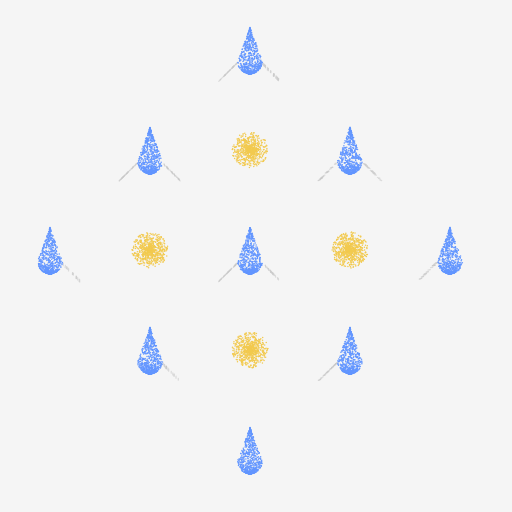
Frame 1 (no input)
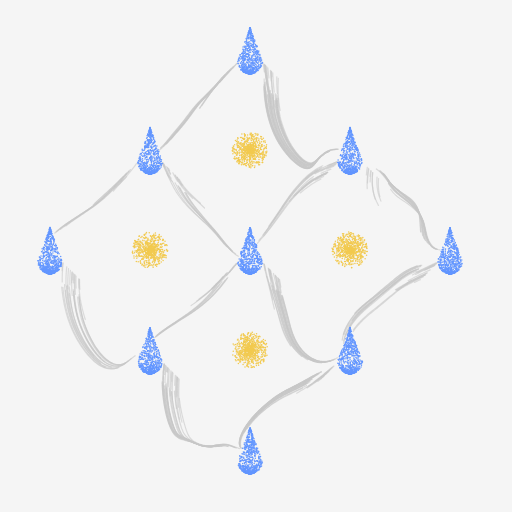
Frame 60 (no input)
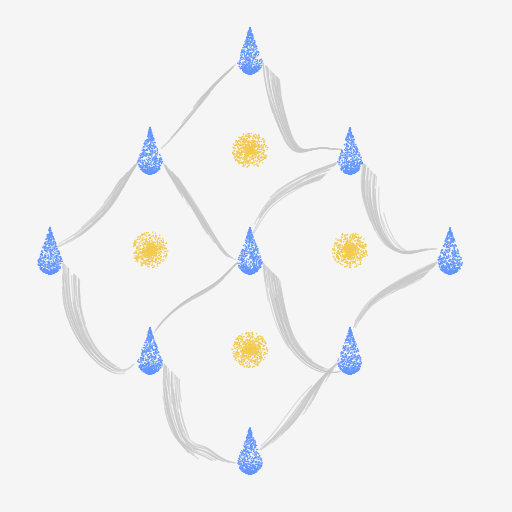
Frame 120 (the mouse pressed at the canvas centre since frame 60)

The p5.js sketch that drew these frames (run headless with seeded random() and noise() and a simulated clock; from frame 60 on, the mouse is pressed at the canvas centre):

// p5.js sketch
// ── sketch.js
/* DM3008 Generative Art, Template by Ashley Hi 2026
* Week 5 - Randomness & Noise
* Assignment - Jocelyn Eddy

* For this task, I combined two effects, the perlin noise flowfield and the biased noise shapes.
* My main inspiration for this piece was medieval blackwork embroidery, particularly the trellis pattern designs. 
* I wanted to create a contemporary version of this traditional style. Therefore I opted for vivid colours; choosing the complimentary shades yellow and blue so it felt unified as the colours balenced each other out.
* Therefore I chose the flowfield to be a pale shade of grey so it didn't contrast the shapes or draw the viewers attention away from them. 
* For the teardrop shape, the biased noise was directed towards the top and the bottom centre, this way the teardrops mimicked nature and created the effect of gravity. As it pulled the viewers eye down each of the shapes, moving from top to bottom.
* Wheras for the circles, the bias was directed towardxs the centre, so that the edges were less concentrated. Creating more visual interest. 
* 
* 
* Blackwork inspiration: https://theinevitablescadian.home.blog/2021/02/15/february-blackwork/
*/

let noiseScale = 0.005;
let particles = [];
let numParticles = 400;
let trailLength = 50;

const drops = [
  [250, 50],
  [150, 150],
  [350, 150],
  [50, 250],
  [250, 250],
  [450, 250],
  [150, 350],
  [350, 350],
  [250, 450]
  // This determines where the tear drops are positioned in the canvas. So that the flowfield knows which x and y coordinates to move between.
];

const connections = [
  [0, 1], [0, 2],
  [1, 3], [1, 4],
  [2, 4], [2, 5],
  [3, 6],
  [4, 6], [4, 7],
  [5, 7],
  [6, 8], [7, 8]
  // This determines where the flowfield travels. In this case, it only moves between the teardrops. Effectively ceating a trellis pattern. 
];

function setup() {
  createCanvas(512, 512);
  // Sets the background to a square.
  frameRate(20);
  // Sets the frame rate to 20 frames per second, this ensues the perlin noise moves at a slow pace and its movements are visible smoothly.
  noFill();

  for (let i = 0; i < numParticles; i++) {
    particles.push(createCorridorParticle());
  }
  // 
}

function draw() {
  background(245, 245, 245);
  // The background is a very pale shade of grey so that it doesn't distract from any of the elements on the canvas. 

  stroke(200, 150);
  // The colour is a deeper shade of grey but still not too dark. This way it enables the user to focus on the movement of the flowfeield rather than a jarring contrast. 
  strokeWeight(1.2);
  // The flowfield lines are set to a thin shape, so that teh connections between the shapes feel delicate and aren't overpowering. 

  for (let p of particles) {
    let targetVec = createVector(p.target.x, p.target.y);
    let dir = p5.Vector.sub(targetVec, p.pos);
    let distToTarget = dir.mag();
    dir.normalize();

    let noiseAngle = noise(p.pos.x * noiseScale, p.pos.y * noiseScale, millis() * 0.0001) * TWO_PI;
    let noiseVec = p5.Vector.fromAngle(noiseAngle).mult(0.8);
    
    let vel = dir.add(noiseVec).normalize().mult(p.speed);
    p.pos.add(vel);

    // This configures how the forcefield particles move. It calculates which direction the particle should move in, generates organic noise to accompany it and then updates the particles postion.

    if (distToTarget < 5 || p.pos.x < 0 || p.pos.x > width || p.pos.y < 0 || p.pos.y > height || isInsideShapes(p.pos.x, p.pos.y)) {
      let fresh = createCorridorParticle();
      p.pos = fresh.pos;
      p.target = fresh.target;
      p.speed = fresh.speed;
      p.history = [p.pos.copy()];
    } else {
      p.history.push(p.pos.copy());
      if (p.history.length > trailLength) {
        p.history.shift();
      }
      // This respawns the particles and its value and it creates a living history for the flowfield particles, so that they leave a trail that fades behind them. 
    }
    drawSmoothTrail(p.history);
  }

  drawRaindrop(350, 350, 25, 45);
  drawRaindrop(350, 150, 25, 45);
  drawRaindrop(450, 250, 25, 45);
  drawRaindrop(250, 250, 25, 45);
  drawRaindrop(250, 50, 25, 45);
  drawRaindrop(250, 450, 25, 45);
  drawRaindrop(50, 250, 25, 45);
  drawRaindrop(150, 350, 25, 45);
  drawRaindrop(150, 150, 25, 45);

  drawCircle(350, 250, 18);
  drawCircle(150, 250, 18);
  drawCircle(250, 150, 18);
  drawCircle(250, 350, 18);
  // This determines what positions the teardrops and circles are drawn and their size. 
}

function createCorridorParticle() {
  let conn = random(connections);
  let startDrop = drops[conn[0]];
  let endDrop = drops[conn[1]];
  
  let startVec = createVector(startDrop[0], startDrop[1]);
  let endVec = createVector(endDrop[0], endDrop[1]);
  
  let t = random(0.05, 0.3);
  let pos = p5.Vector.lerp(startVec, endVec, t);
  
  return {
    pos: pos,
    target: endVec,
    speed: random(1.5, 2.5),
    history: [pos.copy()]
  };
  // This function randomly selects a connection between two teardrops that was defined in the connections array.
  // A random position is then generated on the connection line, a random speed is also assigned and a history is establishd to ensure that the fading trail is visible.
}


function drawSmoothTrail(history) {
  if (history.length < 2) return;
  // This prevents errors from occuring if the history is too short to draw a trail. 

  let subPath = [];
  for (let pt of history) {
    if (isInsideShapes(pt.x, pt.y)) {
      if (subPath.length > 1) {
        renderSegment(subPath);
      }
      subPath = [];
    } else {
      subPath.push(pt);
    }
  }
  if (subPath.length > 1) {
    renderSegment(subPath);
  }
  // This function ensures the flowfield isn't drawn ontop of the teardrop shapes. It checks if the position of the flowfield is inside the shapes and if it is, it doesn't draw the trail.
}

function renderSegment(pts) {
  beginShape();
  for (let pt of pts) {
    vertex(pt.x, pt.y);
  }
  endShape();
  // This visualises the flowfield trail, it renders the history of the particles as a line.
}

function isInsideShapes(px, py) {
  const dropsData = [
    [350, 350, 25, 45], [350, 150, 25, 45], [450, 250, 25, 45],
    [250, 250, 25, 45], [250, 50, 25, 45], [250, 450, 25, 45],
    [50, 250, 25, 45], [150, 350, 25, 45], [150, 150, 25, 45]
  ];
  // This defines the coordinates of the teardrops, so that the flowfield can check whether its position overlaps with them. 
  
  for (let d of dropsData) {
    let x = d[0], y = d[1], w = d[2], h = d[3];
    const r = w / 2;
    const top = y - h / 2;      
    const cy = y + h / 4;       
    const bottom = cy + r;      

    if (py >= top && py <= bottom) {
      let halfW;
      if (py < cy) {
        halfW = r * (py - top) / (cy - top);   
      } else {
        let diff = py - cy;
        halfW = sqrt(max(0, r * r - diff * diff));    
      }
      if (px >= x - halfW && px <= x + halfW) return true;
    }
  }
  // This ensures that none of the flowfield particles collide with any part of the teardrop shapes. It compares the positions and returns true if there is any overlap.

  const circlesData = [
    [350, 250, 18], [150, 250, 18], [250, 150, 18], [250, 350, 18]
  ];

  for (let c of circlesData) {
    if (dist(px, py, c[0], c[1]) <= c[2]) return true;
  }

  return false;

  // Ensures that none of the flowfield particles collide with the circles.
}

function drawRaindrop(x, y, w, h) {
  push();
  stroke(99, 150, 255);
  strokeWeight(1.5);
  for (let i = 0; i < 800; i++) {
    const p = randomInTear(x, y, w, h, 2.5);
    point(p.x, p.y);
  }
  pop();
  // Draws the teardrop shapes and ensures each blue particle is randomly distributed within the shape.  
}

function randomInTear(x, y, w, h, bias = 2) {
  const r = w / 2;
  const top = y - h / 2;      
  const cy = y + h / 4;       
  const bottom = cy + r;      

  const t = 1 - pow(random(), bias);
  const py = lerp(top, bottom, t);

  let halfW;
  if (py < cy) {
    halfW = r * (py - top) / (cy - top);   
  } else {
    halfW = sqrt(r * r - sq(py - cy));    
  }

  return createVector(x + random(-halfW, halfW), py);
  // This distrubutes more particles towards the top and bottom of the teardrop shape, creating a gravity effect.
}

function drawCircle(x, y, r) {
  push();
  stroke(242, 202, 80);
  strokeWeight(1.5);
  for (let i = 0; i < 800; i++) {
    const p = randomInCircle(x, y, r, 2.5);
    point(p.x, p.y);
  }
  pop();
  // This draws yellow circles and randomly distrubutes the particles. 
}

function randomInCircle(x, y, r, bias = 2) {
  const t = pow(random(), bias);
  const angle = random(TWO_PI);
  const radius = sqrt(t) * r;
  return createVector(x + radius * cos(angle), y + radius * sin(angle));
  // This distrubutes more particles in the centre of the circle. 
}
